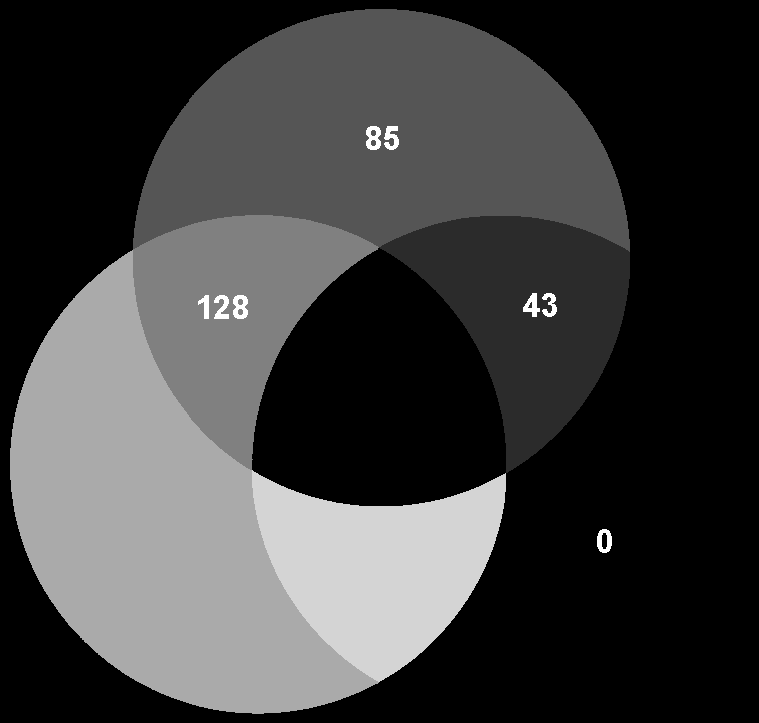
%> input picture exercises/ex-7/images/ex7t2H.tif, 759 x 723 px
$ octave task2.m   (GNU Octave 9; MATLAB toolbox functions it lacks are replaced by stand-ins)
%> lines starting %> are read from the running program, lines starting %| are printed output that depends on the picture
% Cleaning.
clc;
clearvars;
close all;

H = imread('images/ex7t2H.tif');
%> H is the input picture: size 723x759 uint8; min 0, max 255, mean 61.4
S = imread('images/ex7t2S.tif');
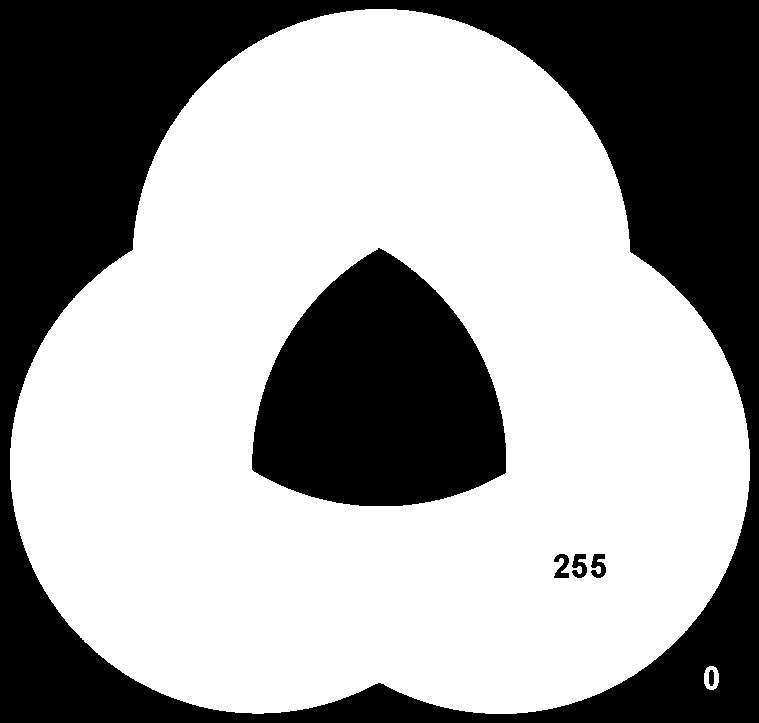
%> input picture exercises/ex-7/images/ex7t2S.tif, 759 x 723 px
%> S is the input picture: size 723x759 uint8; min 0, max 255, mean 160.1
I = imread('images/ex7t2I.tif');
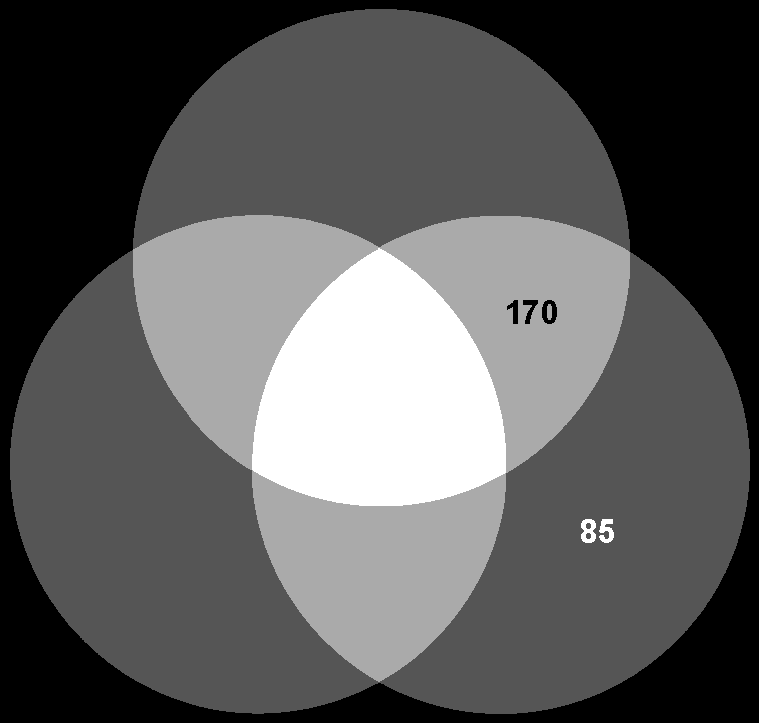
%> input picture exercises/ex-7/images/ex7t2I.tif, 759 x 723 px
%> I is the input picture: size 723x759 uint8; min 0, max 255, mean 90.3

%> (the run ends here)
